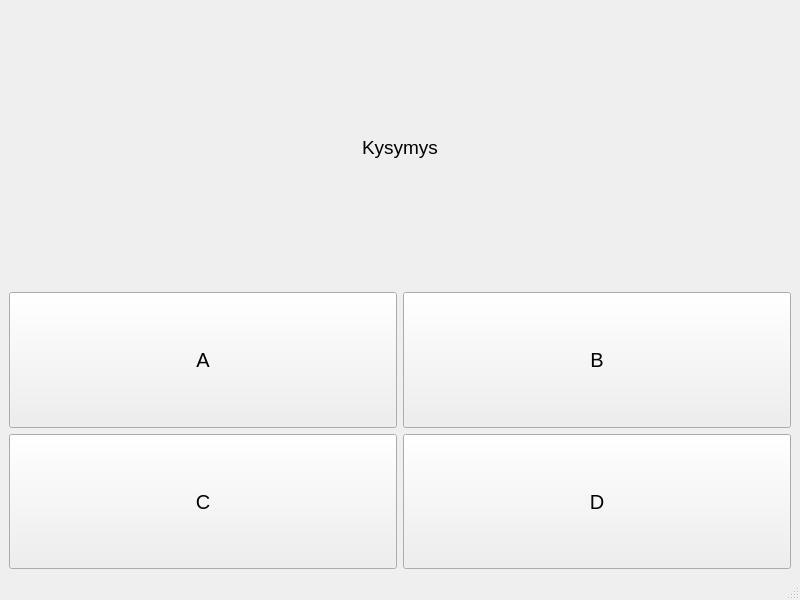
<?xml version="1.0" encoding="UTF-8"?>
<ui version="4.0">
 <class>MainWindow</class>
 <widget class="QMainWindow" name="MainWindow">
  <property name="geometry">
   <rect>
    <x>0</x>
    <y>0</y>
    <width>800</width>
    <height>600</height>
   </rect>
  </property>
  <property name="windowTitle">
   <string>MainWindow</string>
  </property>
  <widget class="QWidget" name="centralwidget">
   <layout class="QVBoxLayout" name="verticalLayout">
    <item>
     <layout class="QHBoxLayout" name="horizontalLayout">
      <item>
       <spacer name="horizontalSpacer">
        <property name="orientation">
         <enum>Qt::Horizontal</enum>
        </property>
        <property name="sizeHint" stdset="0">
         <size>
          <width>40</width>
          <height>20</height>
         </size>
        </property>
       </spacer>
      </item>
      <item>
       <widget class="QLabel" name="label">
        <property name="sizePolicy">
         <sizepolicy hsizetype="Preferred" vsizetype="MinimumExpanding">
          <horstretch>0</horstretch>
          <verstretch>0</verstretch>
         </sizepolicy>
        </property>
        <property name="font">
         <font>
          <pointsize>14</pointsize>
         </font>
        </property>
        <property name="text">
         <string>Kysymys</string>
        </property>
       </widget>
      </item>
      <item>
       <spacer name="horizontalSpacer_2">
        <property name="orientation">
         <enum>Qt::Horizontal</enum>
        </property>
        <property name="sizeHint" stdset="0">
         <size>
          <width>40</width>
          <height>20</height>
         </size>
        </property>
       </spacer>
      </item>
     </layout>
    </item>
    <item>
     <layout class="QGridLayout" name="gridLayout">
      <item row="1" column="0">
       <widget class="QPushButton" name="button4">
        <property name="sizePolicy">
         <sizepolicy hsizetype="Minimum" vsizetype="MinimumExpanding">
          <horstretch>0</horstretch>
          <verstretch>0</verstretch>
         </sizepolicy>
        </property>
        <property name="font">
         <font>
          <pointsize>15</pointsize>
         </font>
        </property>
        <property name="text">
         <string>C</string>
        </property>
       </widget>
      </item>
      <item row="1" column="1">
       <widget class="QPushButton" name="button1">
        <property name="sizePolicy">
         <sizepolicy hsizetype="Minimum" vsizetype="MinimumExpanding">
          <horstretch>0</horstretch>
          <verstretch>0</verstretch>
         </sizepolicy>
        </property>
        <property name="font">
         <font>
          <pointsize>15</pointsize>
         </font>
        </property>
        <property name="text">
         <string>D</string>
        </property>
       </widget>
      </item>
      <item row="0" column="1">
       <widget class="QPushButton" name="button2">
        <property name="sizePolicy">
         <sizepolicy hsizetype="Minimum" vsizetype="MinimumExpanding">
          <horstretch>0</horstretch>
          <verstretch>0</verstretch>
         </sizepolicy>
        </property>
        <property name="font">
         <font>
          <pointsize>15</pointsize>
         </font>
        </property>
        <property name="text">
         <string>B</string>
        </property>
       </widget>
      </item>
      <item row="0" column="0">
       <widget class="QPushButton" name="button3">
        <property name="sizePolicy">
         <sizepolicy hsizetype="Minimum" vsizetype="MinimumExpanding">
          <horstretch>0</horstretch>
          <verstretch>0</verstretch>
         </sizepolicy>
        </property>
        <property name="font">
         <font>
          <pointsize>15</pointsize>
         </font>
        </property>
        <property name="text">
         <string>A</string>
        </property>
       </widget>
      </item>
     </layout>
    </item>
   </layout>
  </widget>
  <widget class="QMenuBar" name="menubar">
   <property name="geometry">
    <rect>
     <x>0</x>
     <y>0</y>
     <width>800</width>
     <height>22</height>
    </rect>
   </property>
  </widget>
  <widget class="QStatusBar" name="statusbar"/>
 </widget>
 <resources/>
 <connections/>
</ui>
